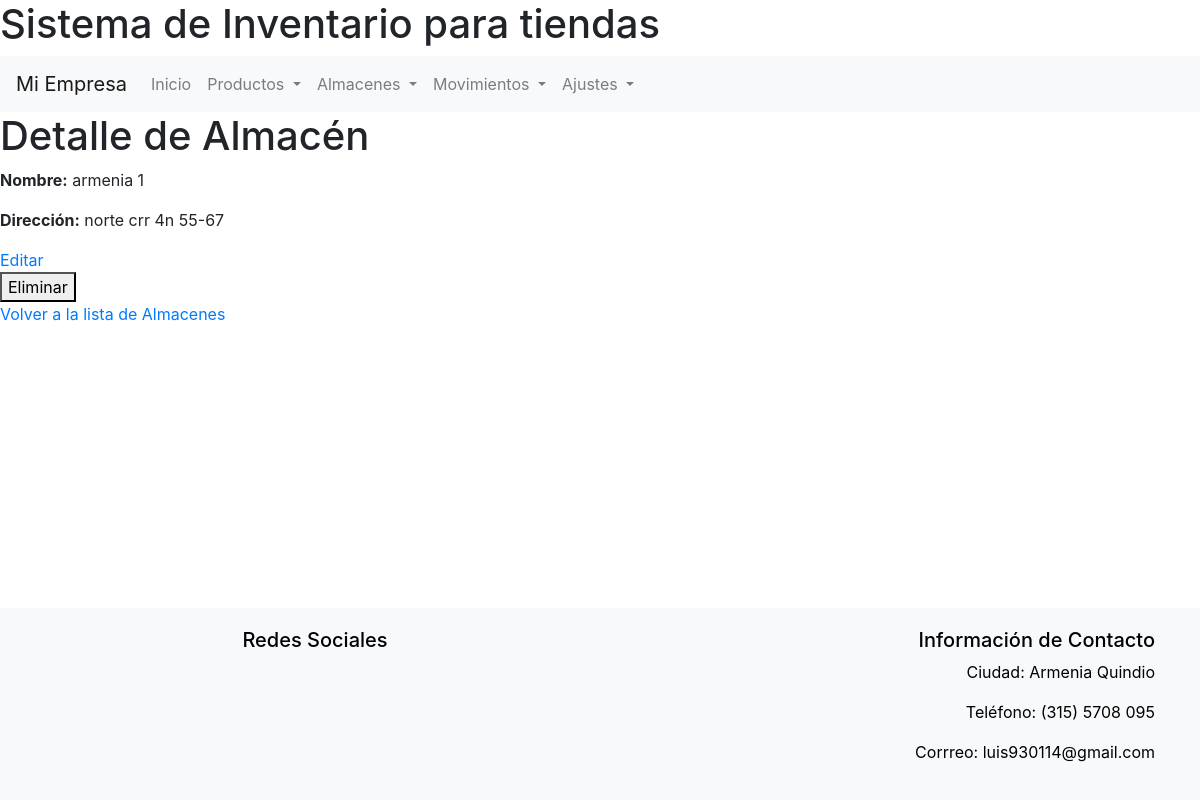
Page /almacen/1/ (signed in) on the earlier database version.
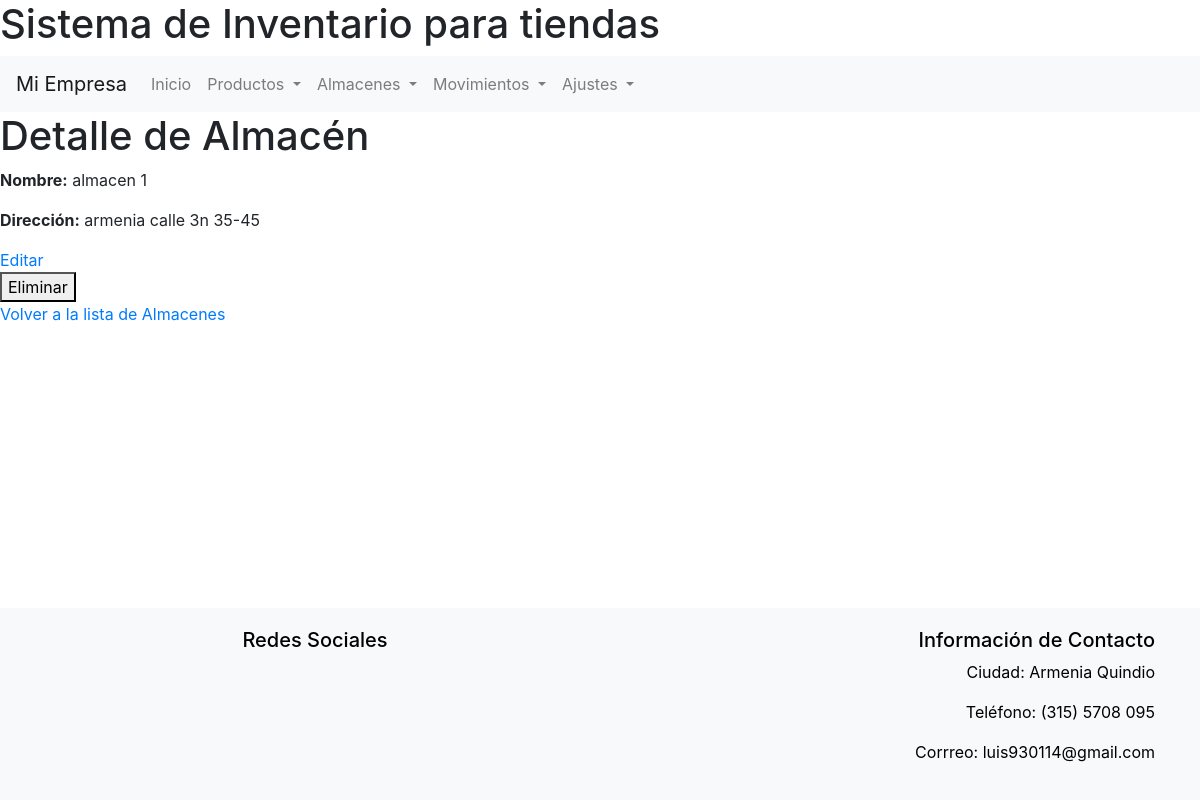
Same page on the later database version.
### inventario/models.py (models this page shows, shortened)
class Almacen(models.Model):
    nombre = models.CharField(max_length=100)
    direccion = models.CharField(max_length=200)

### inventario/views.py (the view)
# urls.py: path('almacen/<int:pk>/', views.DetalleAlmacen.as_view(), name='detalle_almacen'),
@method_decorator(login_required, name='dispatch')
class DetalleAlmacen(DetailView):
    model = Almacen
    template_name = 'almacen/detalle_almacen.html'

### inventario/templates/almacen/detalle_almacen.html (shortened to what this page needs)
{% extends 'base.html' %}
{% block content %}
    <h1>Detalle de Almacén</h1>
    <p><strong>Nombre:</strong> {{ almacen.nombre }}</p>
    <p><strong>Dirección:</strong> {{ almacen.direccion }}</p>
    <a href="{% url 'editar_almacen' almacen.pk %}">Editar</a>
    <form action="{% url 'eliminar_almacen' almacen.pk %}" method="post">
        <button type="submit">Eliminar</button>
    </form>
    <a href="{% url 'lista_almacenes' %}">Volver a la lista de Almacenes</a>
{% endblock %}

Differences in the rows shown:
changed Almacen: nombre "armenia 1" → "almacen 1"; direccion "norte crr 4n 55-67" → "armenia calle 3n 35-45"
